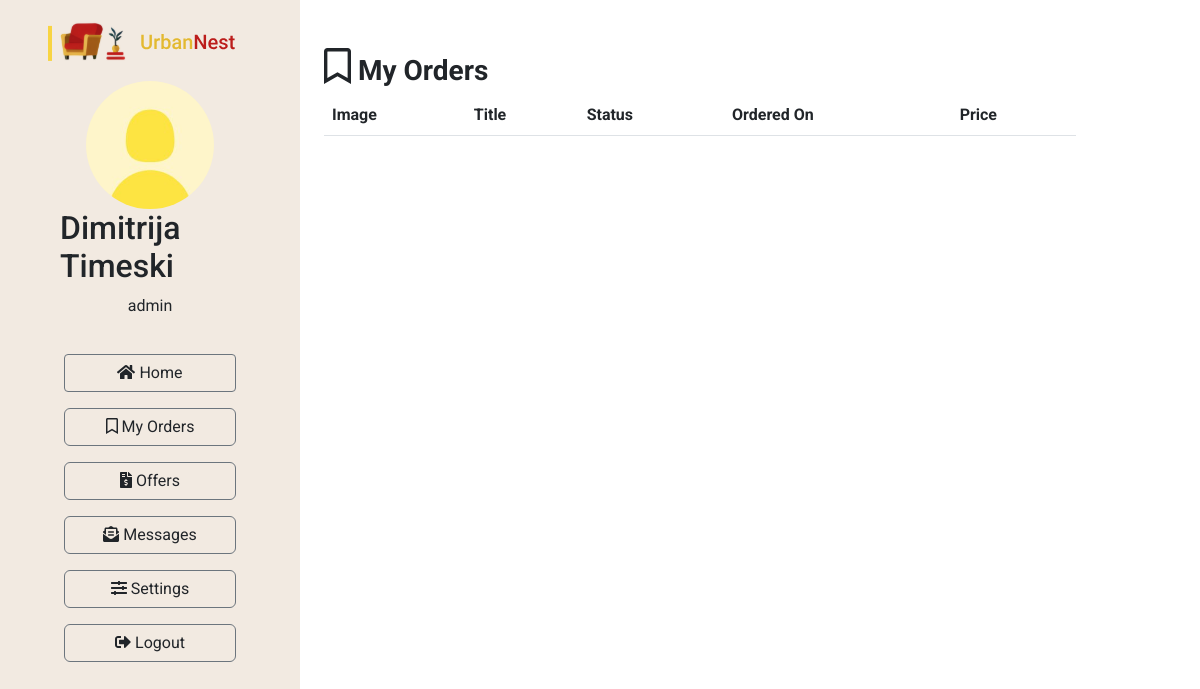
Before: /dashboard/my_orders (signed in) with the older database file.
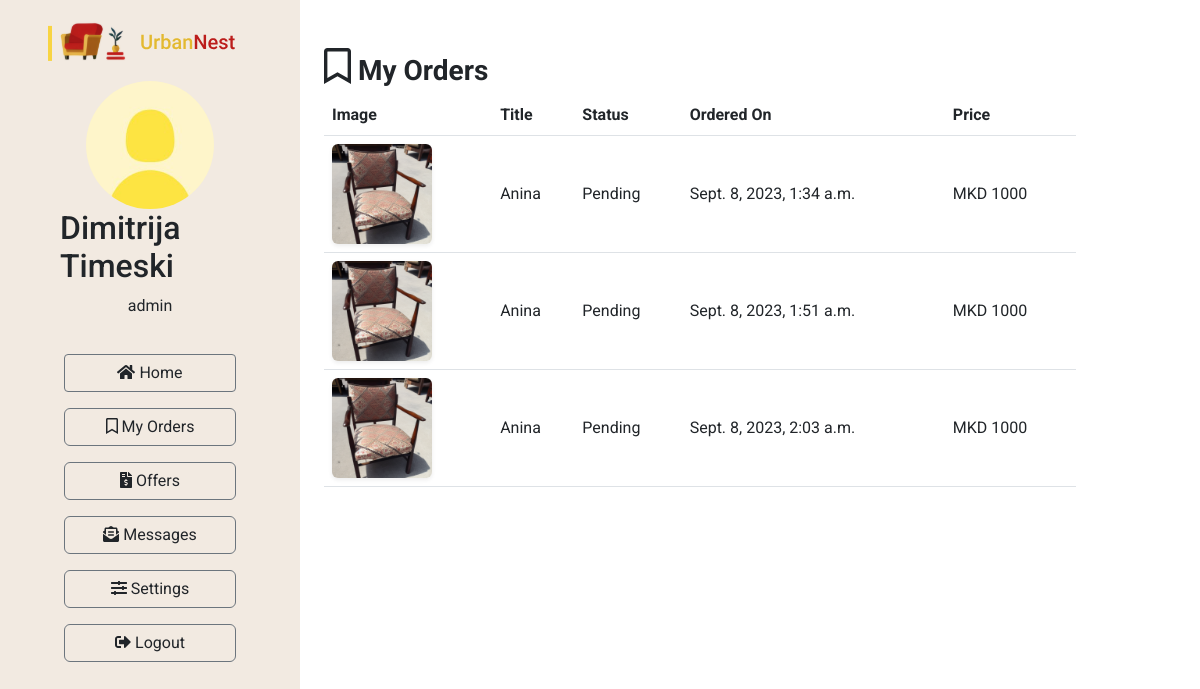
After: the same page with the newer database file.
### Furniture/models.py (models this page shows, shortened)
class UrbanNestUser(models.Model):
    user = models.OneToOneField(User, on_delete=models.CASCADE)
    first_name = models.CharField(max_length=100)
    last_name = models.CharField(max_length=100)
    photo = models.ImageField(upload_to='images/users', null=True, blank=True)
    address = models.CharField(max_length=200)
    city = models.CharField(max_length=100)
    postal_code = models.CharField(max_length=100)
    province = models.CharField(max_length=100)
    country = CountryField()
    phone_number = models.CharField(max_length=15)
    shopping_cart = models.ForeignKey('ShoppingCart', on_delete=models.CASCADE, null=True, blank=True)

class Product(models.Model):
    buyer = models.ForeignKey(UrbanNestUser, on_delete=models.CASCADE, null=True, blank=True)
    furniture = models.ForeignKey(FurnitureAd, on_delete=models.CASCADE)
    creation_date = models.DateTimeField(auto_now_add=True)
    class Status(models.TextChoices):
        IN_CART = 'IC', _('In Shopping Cart')
        PENDING = 'PE', _('Pending')
        ACCEPTED = 'AC', _('Accepted')
        CANCELLED = 'CA', _('Cancelled')
        DELIVERED = 'DE', _('Delivered')
    status = models.CharField(
        max_length=2,
        choices=Status.choices,
        default=Status.IN_CART,
    )

class FurnitureAd(models.Model):
    seller = models.ForeignKey(UrbanNestUser, on_delete=models.CASCADE)
    name = models.CharField(max_length=255)
    category = models.ForeignKey(Category, on_delete=models.CASCADE)
    rating = models.IntegerField(validators=[MinValueValidator(1), MaxValueValidator(5)])
    description = models.TextField()
    price = models.IntegerField()
    CURRENCY_CHOICES = [
        ('MKD', 'Denar'),
        ('EUR', 'Euro'),
        ('USD', 'Dollar'),
    ]
    currency = models.CharField(max_length=3, choices=CURRENCY_CHOICES)
    width = models.IntegerField()
    length = models.IntegerField()
    height = models.IntegerField()
    weight = models.IntegerField()
    UNIT_CHOICES = [
        ('kg', 'Kilograms'),
        ('lb', 'Pounds'),
    ]
    unit_weight = models.CharField(max_length=100, choices=UNIT_CHOICES)
    image = models.ImageField(upload_to='images/furnitures', null=True, blank=True)
    creation_date = models.DateTimeField(auto_now_add=True)
    last_modified_date = models.DateTimeField(auto_now=True)
    ad_duration_to = models.DateField()
    views = models.IntegerField(default=0)
    active = models.BooleanField(default=True)

### Furniture/views.py (the view)
# urls.py: path("dashboard/my_orders", my_orders, name="my_orders"),
@login_required
def my_orders(request):
    user = UrbanNestUser.objects.get(user=request.user)
    products = Product.objects.filter(buyer=user)
    list_of_orders = products.filter(status='PE') | products.filter(status='AC') | products.filter(status='RE')
    list_of_orders.order_by('-creation_date')
    print(products)
    context = {'user': user, 'list_of_orders': list_of_orders}
    return render(request, 'dashboard/dashboard-my-orders.html', context=context)

### Furniture/templates/dashboard/dashboard-my-orders.html
{% extends "dashboard/base-dashboard.html" %}
{% block content %}
<div class="container my-5">
    <div class="d-flex justify-content-between"><h3><strong><i
            class='far fa-bookmark' style='font-size:36px'></i> My Orders</strong></h3></div>
    <div class="table-responsive">
        <table class="table table-hover">
            <thead>
            <tr>
                <th scope="col">Image</th>
                <th scope="col">Title</th>
                <th scope="col">Status</th>
                <th scope="col">Ordered On</th>
                <th scope="col">Price</th>
            </tr>
            </thead>
            <tbody>
            {% for order in list_of_orders %}
            <tr>
                <td><img src="{{order.furniture.image.url}}" alt="" width="100px" class="rounded shadow-sm"></td>
                <td class="align-middle">{{order.furniture.name}}</td>
                <td class="align-middle">{{order.get_status_display}}</td>
                <td class="align-middle">{{order.creation_date}}</td>
                <td class="align-middle">{{order.furniture.currency}} {{order.furniture.price}}</td>
                {% endfor %}
            </tbody>
        </table>
    </div>
</div>
{% endblock %}

### Furniture/templates/dashboard/base-dashboard.html (shortened to what this page needs)
<!DOCTYPE html>
<html lang="en">
<head>
    <link rel="stylesheet" href="https://cdn.jsdelivr.net/npm/bootstrap@5.3.0/dist/css/bootstrap.min.css">
    <link rel="stylesheet"
          href="https://cdn.jsdelivr.net/npm/@fortawesome/fontawesome-free@6.2.1/css/fontawesome.min.css"
>
</head>
<body>
<div style="min-height: 100vh;">
    <div class="row d-flex align-items-stretch p-0 m-0">
        <div class="py-3 px-5 col-md-3" style="background: #F2EAE1; min-height: 100vh;">
            <a href="{% url 'index' %}">
                <div>
                </div>
            </a>
            <div class="pt-3 container d-flex flex-column align-items-center justify-content-center mb-1">
                {% if user.photo %}
                <img src="{{ MEDIA_URL }}{{ user.photo.url }}" alt="" class="rounded-circle"
                     style="width: 128px; height: 128px;">
                {% endif %}
                <h2>{{ user.first_name }} {{ user.last_name }}</h2>
                <p>{{ user.user.username }}</p>
            </div>
            <div class="d-flex flex-column justify-content-center px-3 gap-3 py-3">
                <a href="{% url 'dashboard_home' %}" class="text-decoration-none text-reset btn btn-outline-secondary"
                   style="border-radius: 4px;"><i class="fas fa-home"></i> Home</a>
                <a href="{% url 'my_orders' %}" class="text-decoration-none text-reset btn btn-outline-secondary"><i
                        class='far fa-bookmark'></i> My
                    Orders</a>
                <a href="{% url 'offers' %}" class="text-decoration-none text-reset btn btn-outline-secondary"><i
                        class='fas fa-file-invoice-dollar'></i> Offers</a>
                <a href="{% url 'dashboard_messages' %}"
                   class="text-decoration-none text-reset btn btn-outline-secondary"><i
                        class='fas fa-envelope-open-text'></i> Messages</a>
                <a href="{% url 'edit_settings' %}" class="text-decoration-none text-reset btn btn-outline-secondary"><i
                        class='fas fa-sliders-h'></i> Settings</a>
                <a href="{% url 'logout' %}" class="text-decoration-none text-reset btn btn-outline-secondary"><i
                        class="fas fa-sign-out-alt"></i> Logout</a>
            </div>
        </div>
        <div class="col-md-8 white">
            {% block content %}{% endblock %}
        </div>
    </div>
</div>
</body>
</html>

### Furniture/templates/dashboard/base-dashboard.html (style rules this page uses)
* { font-family: 'Roboto', sans-serif !important; }
html, body { margin: 0; padding: 0; }
* { box-sizing: border-box; }

Changed rows visible on the page:
added Product: furniture.image (picture), furniture.name "Anina", status "Pending", creation_date "Sept. 8, 2023, 1:34 a.m.", furniture.currency "MKD", furniture.price "1000"
added Product: furniture.image (picture), furniture.name "Anina", status "Pending", creation_date "Sept. 8, 2023, 1:51 a.m.", furniture.currency "MKD", furniture.price "1000"
added Product: furniture.image (picture), furniture.name "Anina", status "Pending", creation_date "Sept. 8, 2023, 2:03 a.m.", furniture.currency "MKD", furniture.price "1000"
